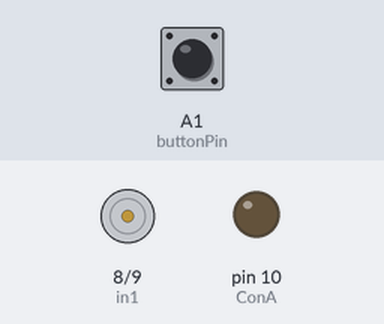
Recording of a sketch running on a simulated Arduino Uno, built with avr-gcc and run on an emulated ATmega328P. On the bench: motor-driver pin pairs drawn as motors (green arrow = first pin HIGH = forward, orange = second pin HIGH = backward, longer = more drive), output pins drawn as LEDs (lit = HIGH). The test bench sets the inputs (shaded band); at power-on: A1 (buttonPin) HIGH.

Above: at 1.2 s.
1.3 s: A1 (buttonPin) pulled LOW for 0.15 s
At 2.3 s:
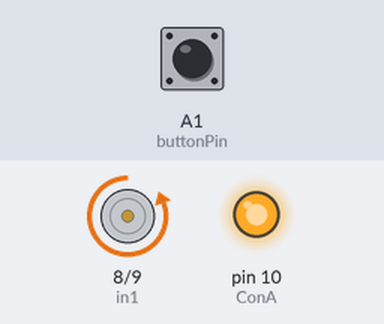
2.9 s: A1 (buttonPin) pulled LOW for 1 s
At 3.5 s:
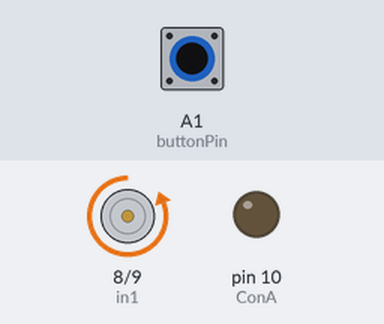
5.4 s: A1 (buttonPin) pulled LOW for 3.2 s
At 6.6 s:
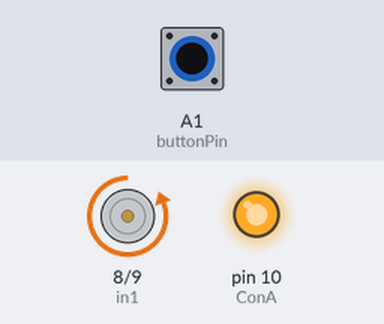
Timing chart, 0 to 8.4 s (numbered marks = the images above; inputs shaded):
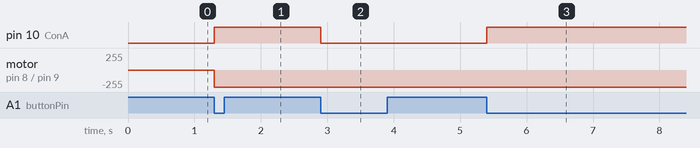

The sketch:

CAD_Motor.ino
```cpp
int in1 = 8; // Motor direction control pin
int in2 = 9;
int ConA = 10; // PWM pin for speed control
int buttonPin = A1; // Pushbutton connected to A1
bool motorOn = false; // Tracks motor state
int lastButtonState = HIGH; // Start as HIGH due to pull-up resistor

void setup() {
pinMode(in1, OUTPUT);
pinMode(in2, OUTPUT);
pinMode(ConA, OUTPUT);
pinMode(buttonPin, INPUT_PULLUP); // Enable internal pull-up resistor
}

void loop() {
int buttonState = digitalRead(buttonPin); // Read the button state
// Detect button press (HIGH to LOW transition due to pull-up)
if (buttonState == LOW && lastButtonState == HIGH) {
motorOn = !motorOn; // Toggle motor state
if (motorOn) {
digitalWrite(in1, LOW);
digitalWrite(in2, HIGH);
analogWrite(ConA, 2147483646); // Full speed this is the int bit limit -1 because it is a percent of the value
} else {
analogWrite(ConA, 0); // Stop motor
}
delay(200); // Simple debounce delay
}
lastButtonState = buttonState; // Store the last button state
}
```

Measured:
- after the input at 1.3 s, pin 10 (ConA): LOW → HIGH at once; motor on pin 8 (in1) / pin 9 (in2): stopped → backward 255/255 at once
- after the input at 2.9 s, pin 10 (ConA): HIGH → LOW at once
- after the input at 5.4 s, pin 10 (ConA): LOW → HIGH at once
